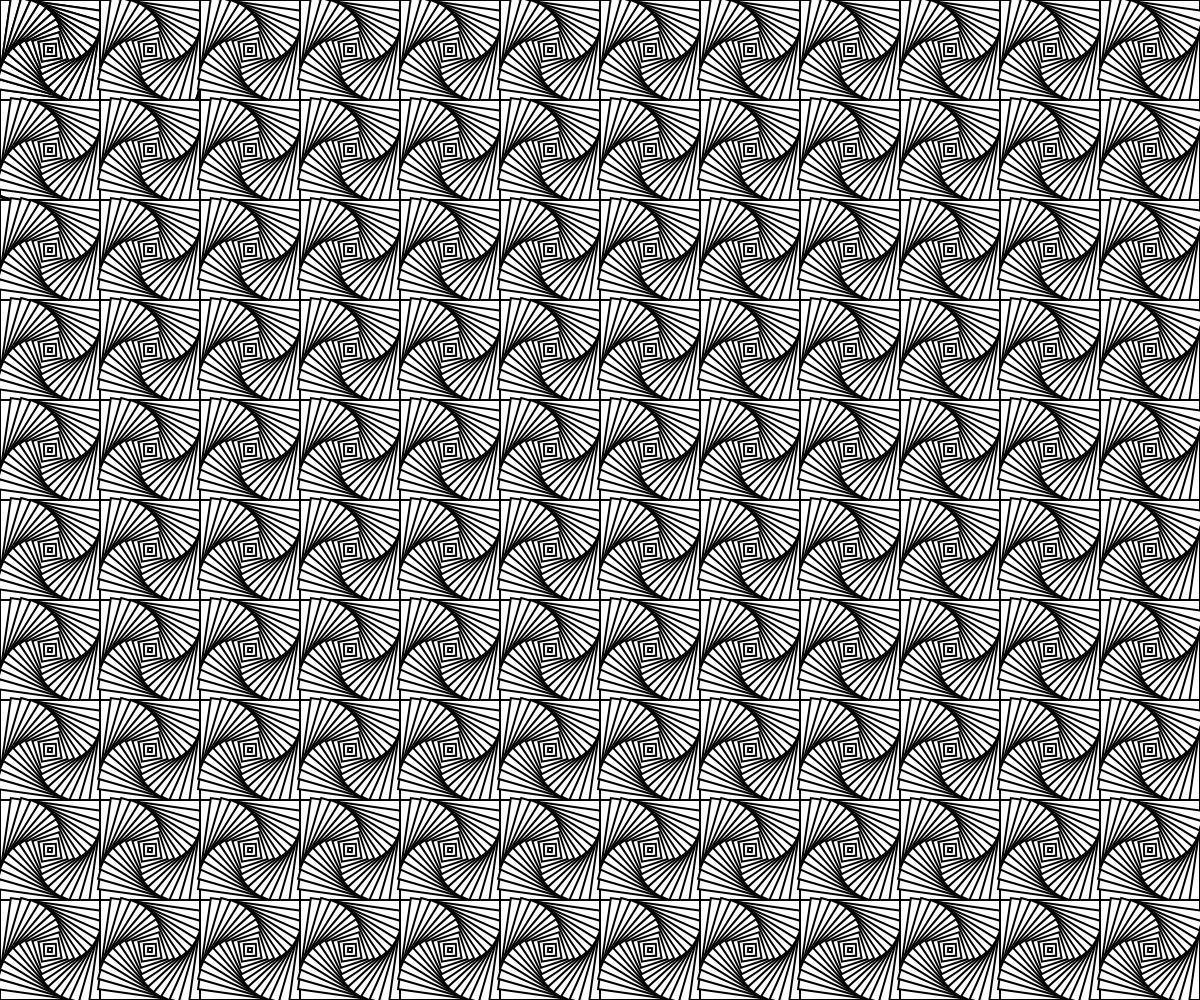
Frame 1 (no input)
Frame 60 (no input): identical to frame 1, image omitted
Frame 120 (the mouse pressed at the canvas centre since frame 60): identical to frame 1, image omitted

The p5.js sketch that drew this single still picture (run headless with seeded random() and noise() and a simulated clock; from frame 60 on, the mouse is pressed at the canvas centre):

// p5.js sketch
// ── sketch.js
function setup() {
  createCanvas(windowWidth, windowHeight);

  rectMode(CENTER);
  angleMode(DEGREES);
  background(220, 120, 120);

  strokeWeight(2);
  let pitch = 100;
  let sqDim = 0.9 * pitch;
  translate(pitch / 2, pitch / 2);

  // draw a column of rows
  for (let y = 0; y < height; y += pitch) {
    // draw a row of squares
    for (let x = 0; x < width; x += pitch) {
      // draws concentric squares 
      for(let dd = 100; dd > 0; dd -= 8){
       print(100-dd);
       push();
       translate(x,y);
       rotate(100-dd);
       rect(x, y, dd);
       rect(0,0,dd);
       pop();
    }
   }
  }
}

function draw() {}
